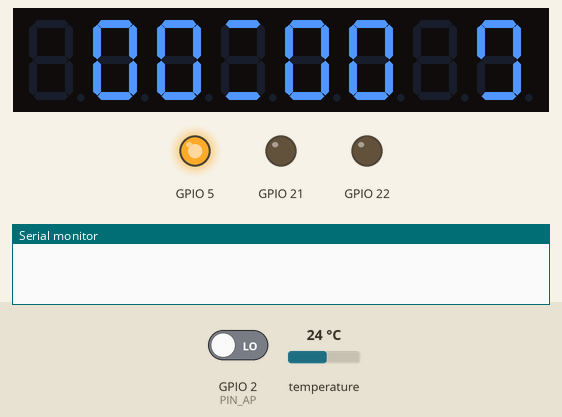
Simulated run of this sketch. Board: ESP32. Parts: 8-digit seven-segment display, output pins drawn as LEDs (lit = HIGH), the last lines printed to the serial monitor. Inputs (shaded band) come from the test bench; at power-on: temperature 24 °C, GPIO 2 (PIN_AP) LOW. WiFi joins after 1.5 s; servers stay silent unless stated; no MQTT or app messages arrive unless stated. At 8.8 s the program restarts the board; the recording ends there.

Above: at 1.7 s.
1.8 s: temperature set to 12 °C
At 4.3 s:
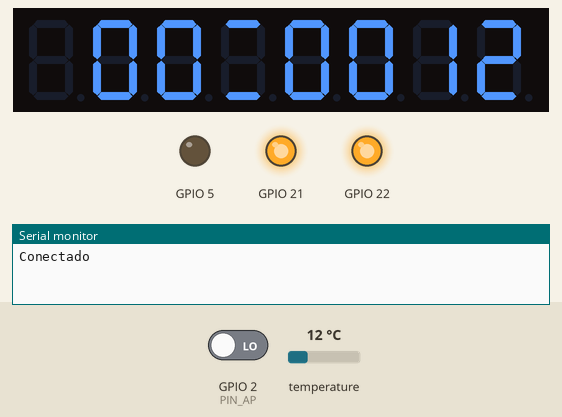
4.8 s: temperature set to 19 °C
At 6.3 s:
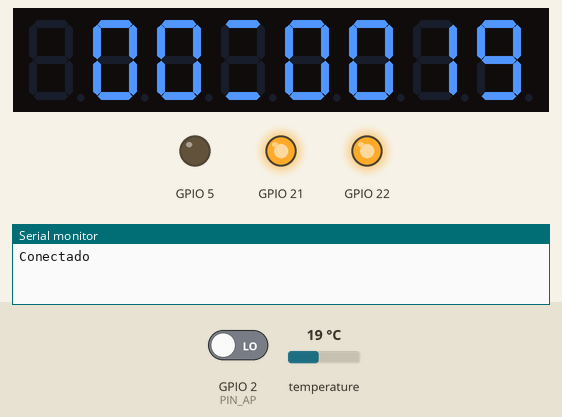
7.0 s: temperature set to 28 °C
At 8.5 s:
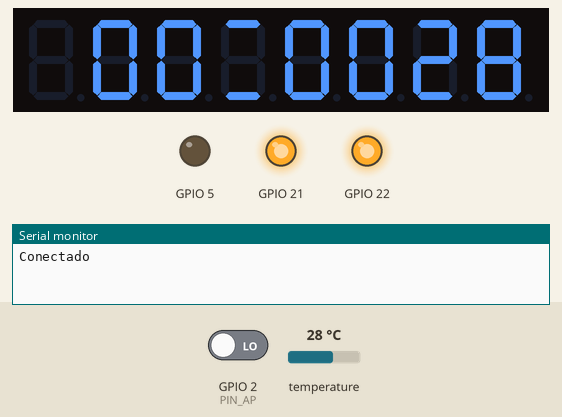
8.8 s: GPIO 2 (PIN_AP) driven HIGH
Timing chart, 0 to 8.8 s (numbered marks = the images above; inputs shaded):
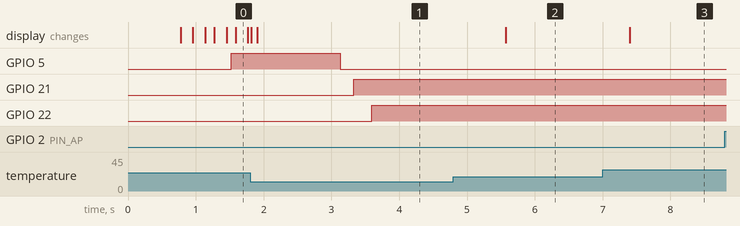

The sketch:

Iniciacao_6.0.ino
```cpp
#include <WiFi.h>
#include <DNSServer.h>
#include <WebServer.h>
#include <WiFiManager.h>
#include <LedControl.h>
#include <OneWire.h>
#include <DallasTemperature.h>
#include <WiFi.h>
#include <PubSubClient.h>

//flag para indicar se foi salva uma nova configuração de rede
bool shouldSaveConfig = false;

String ID = "Placar1/";
const char* mqttServer = "m15.cloudmqtt.com";
const int mqttPort = 17812;
const char* mqttUser = "ruzejjkv";
const char* mqttPassword = "e0FRh1Ve8RhG";
String To1 = String(ID) + "Temperatura";
const char* Topico1 = To1.c_str(); //Temperatura
String To2 = String(ID) + "Score_A";
const char* Topico2 = To2.c_str(); //Score_A
String To3 = String(ID) + "Set1_A";
const char* Topico3 = To3.c_str(); //Set1_A
String To4 = String(ID) + "Set2_A";
const char* Topico4 = To4.c_str(); //Set2_A
String To5 = String(ID) + "Set3_A";
const char* Topico5 = To5.c_str(); //Set3_A
String To6 = String(ID) + "Score_B";
const char* Topico6 = To6.c_str(); //Score_B
String To7 = String(ID) + "Set1_B";
const char* Topico7 = To7.c_str(); //Set1_B
String To8 = String(ID) + "Set2_B";
const char* Topico8 = To8.c_str(); //Set2_B
String To9 = String(ID) + "Set3_B";
const char* Topico9 = To9.c_str(); //Set3_B
String To10 = String(ID) + "Horas";
const char* Topico10 = To10.c_str(); //Horas
String To11 = String(ID) + "Minutos";
const char* Topico11 = To11.c_str(); //Minutos
String To12 = String(ID) + "Segundos";
const char* Topico12 = To12.c_str(); //Segundos
String To13 = String(ID) + "Inicio";
const char* Topico13 = To13.c_str(); //Inicio
String To14 = String(ID) + "Zera";
const char* Topico14 = To14.c_str(); //Zera
String To15 = String(ID) + "Sacador";
const char* Topico15 = To15.c_str(); //Sacador
String To16 = String(ID) + "Inte";
const char* Topico16 = To16.c_str(); //Inte
String To17 = String(ID) + "Crono";
const char* Topico17 = To17.c_str(); //Crono

WiFiClient espClient;
PubSubClient client(espClient);

#define DEBUG
#define ONE_WIRE_BUS 4

OneWire oneWire(ONE_WIRE_BUS);
DallasTemperature sensors(&oneWire);
DeviceAddress sensor1 = { 0x28, 0x4C, 0xE3, 0x70, 0x9, 0x0, 0x0, 0xA4 };
LedControl lc = LedControl(23, 18, 15, 1);
WiFiManager wifiManager;

//pino do botão
const int PIN_AP = 2;

//Variáveis que indicam o núcleo
static uint8_t Nucleo_Zero = 0;
static uint8_t Nucleo_Um  = 1;

//Variáveis compartilhadas pelos núcleos
int Score_A = 0, Set1_A = 0, Set2_A = 0, Set3_A = 0; //Jogador A
int Score_B = 0, Set1_B = 0, Set2_B = 0, Set3_B = 0; //Jogador B
int Horas = 0, Minutos = 0, Segundos = 0, Inicio = 0, Zera = 0; // Contagem de tempo
int Sacador = 0;
int Inte = 15; // Intensidade dos displays 0~15

//Variáveis locais
int i = 0, z = 1, esq = 0, cr = 0, Inicr = 0, infoA = 0;
float passaTemp;
float by = 0;

String RAP = String(ID) + "AP";
const char* RedeAp = RAP.c_str();

void setAPCallback(void (*func)(WiFiManager*));
void setSaveConfigCallback(void (*func)(void));

void setup() {
  Serial.begin(9600);
  pinMode(PIN_AP, INPUT);
  WiFiManager wifiManager;
  //  wifiManager.resetSettings(); //caso tiver salvo alguma rede para conectar automaticamente, ela é apagada.
  wifiManager.setAPCallback(configModeCallback);
  wifiManager.setSaveConfigCallback(saveConfigCallback);
  lc.shutdown(0, false);
  lc.clearDisplay(0);
  lc.shutdown(1, false);
  lc.clearDisplay(1);
  lc.shutdown(2, false);
  lc.clearDisplay(2);
  sensors.begin();
  pinMode(21, OUTPUT);
  pinMode(22, OUTPUT);
  pinMode(5, OUTPUT);
  client.subscribe(Topico1);
  client.subscribe(Topico2);
  client.subscribe(Topico3);
  client.subscribe(Topico4);
  client.subscribe(Topico5);
  client.subscribe(Topico6);
  client.subscribe(Topico7);
  client.subscribe(Topico8);
  client.subscribe(Topico9);
  client.subscribe(Topico10);
  client.subscribe(Topico11);
  client.subscribe(Topico12);
  client.subscribe(Topico13);
  client.subscribe(Topico14);
  client.subscribe(Topico15);
  client.subscribe(Topico16);
  client.subscribe(Topico17);
  client.setCallback(callback);
  xTaskCreatePinnedToCore(Tempo_Jogo, "Tempo", 1000, NULL, 3, NULL, Nucleo_Zero);
  xTaskCreatePinnedToCore(Jogador_A, "Jogador_A", 1000, NULL, 2, NULL, Nucleo_Zero);
  xTaskCreatePinnedToCore(Jogador_B, "Jogador_B", 1000, NULL, 2, NULL, Nucleo_Zero);
  xTaskCreatePinnedToCore(Saque, "Saque", 1000, NULL, 2, NULL, Nucleo_Zero);
  xTaskCreatePinnedToCore(Temperatura, "Temperatura", 1000, NULL, 1, NULL, Nucleo_Zero);
  xTaskCreatePinnedToCore(SetIntensidade, "SetIntensidade", 1000, NULL, 1, NULL, Nucleo_Zero);
  delay(500);
}

void loop() {
  WiFiManager wifiManager;
  if ( digitalRead(PIN_AP) == HIGH ) {
    Serial.println("resetar");
    digitalWrite(5, HIGH);
    if (!wifiManager.startConfigPortal(RedeAp) ) {
      Serial.println("Falha ao conectar");
      delay(2000);
      ESP.restart();
      delay(1000);
    }
    Serial.println(wifiManager.getSSID());
    Serial.println(wifiManager.getPassword());
    Serial.println("Conectou!!!");
    digitalWrite(5, LOW);
    ESP.restart();
  }
  MQTT();
  if (esq == 100) {
    by = passaTemp;
    char b[6];
    char convertido[16];
    sprintf(b, "%.1f", by);
    client.publish(Topico1, b);
    esq = 0;
  }
  esq ++;
  if (cr == 10) {
    if (Segundos != Inicr) {
      Inicr = Segundos;
      char c[10];
      sprintf(c, "%d:%d:%d", Horas, Minutos, Inicr);
      client.publish(Topico17, c);
    }
    cr = 0;
  }
  cr ++;
  client.loop();
}

void configModeCallback (WiFiManager *myWiFiManager) {
  Serial.println("Entrou no modo de configuração");
  digitalWrite(5, HIGH);
  Serial.println(WiFi.softAPIP()); //imprime o IP do AP
  Serial.println(myWiFiManager->getConfigPortalSSID()); //imprime o SSID criado da rede

}

void saveConfigCallback () {
  //  Serial.println("Should save config");
  Serial.println("Configuração salva");
  digitalWrite(5, LOW);
  Serial.println(WiFi.softAPIP()); //imprime o IP do AP
}

void callback(char* topic, byte* payload, unsigned int length) {
  payload[length] = '\0';
  if (strcmp(topic, Topico2) == 0) {
    String Sco_A = String((char*)payload);
    Score_A = atoi(Sco_A.c_str());
  }
  if (strcmp(topic, Topico3) == 0) {
    String Set1A = String((char*)payload);
    Set1_A = atoi(Set1A.c_str());
  }
  if (strcmp(topic, Topico4) == 0) {
    String Set2A = String((char*)payload);
    Set2_A = atoi(Set2A.c_str());
  }
  if (strcmp(topic, Topico5) == 0) {
    String Set3A = String((char*)payload);
    Set3_A = atoi(Set3A.c_str());
  }
  if (strcmp(topic, Topico6) == 0) {
    String Sco_B = String((char*)payload);
    Score_B = atoi(Sco_B.c_str());
  }
  if (strcmp(topic, Topico7) == 0) {
    String Set1B = String((char*)payload);
    Set1_B = atoi(Set1B.c_str());
  }
  if (strcmp(topic, Topico8) == 0) {
    String Set2B = String((char*)payload);
    Set2_B = atoi(Set2B.c_str());
  }
  if (strcmp(topic, Topico9) == 0) {
    String Set3B = String((char*)payload);
    Set3_B = atoi(Set3B.c_str());
  }
  if (strcmp(topic, Topico10) == 0) {
    String Hor = String((char*)payload);
    Horas = atoi(Hor.c_str());
  }
  if (strcmp(topic, Topico11) == 0) {
    String Minuts = String((char*)payload);
    Minutos = atoi(Minuts.c_str());
  }
  if (strcmp(topic, Topico12) == 0) {
    String Segunds = String((char*)payload);
    Segundos = atoi(Segunds.c_str());
  }
  if (strcmp(topic, Topico13) == 0) {
    String Inii = String((char*)payload);
    Inicio = atoi(Inii.c_str());
  }
  if (strcmp(topic, Topico14) == 0) {
    String Zer = String((char*)payload);
    Zera = atoi(Zer.c_str());
  }
  if (strcmp(topic, Topico15) == 0) {
    String Sac = String((char*)payload);
    Sacador = atoi(Sac.c_str());
  }
  if (strcmp(topic, Topico16) == 0) {
    String Intensidade = String((char*)payload);
    Inte = atoi(Intensidade.c_str());
  }
}

void MQTT(void) {
  if (WiFi.status() != WL_CONNECTED || infoA == 0) {
    digitalWrite(22, LOW);
    delay(1000);
    if (infoA == 0) {
      digitalWrite(5, HIGH);
      delay(100);
      wifiManager.autoConnect(RedeAp);
      digitalWrite(5, LOW);
    }
    if (WiFi.status() != WL_CONNECTED) {
      Serial.println("Reconectando a rede");
      digitalWrite(5, HIGH);
      WiFi.begin((wifiManager.getSSID()).c_str(), (wifiManager.getPassword()).c_str());
    }
    client.setServer(mqttServer, mqttPort);
    while (z) {
      digitalWrite(21, LOW);
      delay(200);
      digitalWrite(21, HIGH);
      delay(200);
      if (WiFi.status() == WL_CONNECTED) {
        z = 0;
        Serial.println("Conectado");
        digitalWrite(5, LOW);
      }
    }
    while (!client.connected()) {
      if (client.connect("ESP32Client", mqttUser, mqttPassword )) {
        client.subscribe(Topico1, 1);
        client.subscribe(Topico2, 1);
        client.subscribe(Topico3, 1);
        client.subscribe(Topico4, 1);
        client.subscribe(Topico5, 1);
        client.subscribe(Topico6, 1);
        client.subscribe(Topico7, 1);
        client.subscribe(Topico8, 1);
        client.subscribe(Topico9, 1);
        client.subscribe(Topico10, 1);
        client.subscribe(Topico11, 1);
        client.subscribe(Topico12, 1);
        client.subscribe(Topico13, 1);
        client.subscribe(Topico14, 1);
        client.subscribe(Topico15, 1);
        client.subscribe(Topico16, 1);
        client.subscribe(Topico17, 1);
        digitalWrite(22, HIGH);
      }
    }
    z = 1;
    infoA = 1;
  }
  delay(100);
}

void Jogador_A(void* pvParameters) {
  int display_A = 1;
  while (1) {
    int Score_inteiroA = Score_A / 10;
    int Score_sobraA = Score_A % 10;
    lc.setDigit(display_A, 0, Score_sobraA, false);
    lc.setDigit(display_A, 1, Score_inteiroA, false);
    lc.setDigit(display_A, 2, Set3_A, false);
    lc.setDigit(display_A, 3, Set2_A, false);
    lc.setDigit(display_A, 4, Set1_A, false);
    delay(100);
  }
}
void Jogador_B(void* pvParameters) {
  int display_B = 2;
  while (1) {
    int Score_inteiroB = Score_B / 10;
    int Score_sobraB = Score_B % 10;
    lc.setDigit(display_B, 0, Score_sobraB, false);
    lc.setDigit(display_B, 1, Score_inteiroB, false);
    lc.setDigit(display_B, 2, Set3_B, false);
    lc.setDigit(display_B, 3, Set2_B, false);
    lc.setDigit(display_B, 4, Set1_B, false);
    delay(100);
  }
}
void Saque(void* pvParameters) {
  int display_AS = 1;
  int display_BS = 2;
  while (1) {
    if (Sacador == 1) {
      lc.setRow(display_AS, 5, B00000001);
      lc.setRow(display_BS, 5, B00000000);
    }
    else if (Sacador == 2) {
      lc.setRow(display_AS, 5, B00000000);
      lc.setRow(display_BS, 5, B00000001);
    }
    else {
      lc.setRow(display_AS, 5, B00000000);
      lc.setRow(display_BS, 5, B00000000);
    }
    delay(100);
  }
}

void Temperatura(void* pvParameters) {
  int x = 45, loa = 0;
  int display_Temperatura = 0;
  while (1) {
    sensors.requestTemperatures();
    if (loa == 0) {
      lc.setRow(display_Temperatura, 1, B00010000);
      lc.setRow(display_Temperatura, 0, B00000000);
      delay(x);
      lc.setRow(display_Temperatura, 1, B00011000);
      lc.setRow(display_Temperatura, 0, B00000000);
      delay(x);
      lc.setRow(display_Temperatura, 1, B00011100);
      lc.setRow(display_Temperatura, 0, B00000000);
      delay(x);
      lc.setRow(display_Temperatura, 1, B00011110);
      lc.setRow(display_Temperatura, 0, B00000000);
      delay(x);
      lc.setRow(display_Temperatura, 1, B01011110);
      lc.setRow(display_Temperatura, 0, B00000000);
      delay(x);
      lc.setRow(display_Temperatura, 1, B01111110);
      lc.setRow(display_Temperatura, 0, B00000000);
      delay(x);
      lc.setRow(display_Temperatura, 1, B01111110);
      lc.setRow(display_Temperatura, 0, B00000100);
      delay(x);
      lc.setRow(display_Temperatura, 1, B01111110);
      lc.setRow(display_Temperatura, 0, B00001100);
      delay(x);
      lc.setRow(display_Temperatura, 1, B01111110);
      lc.setRow(display_Temperatura, 0, B00011100);
      delay(x);
      lc.setRow(display_Temperatura, 1, B01111110);
      lc.setRow(display_Temperatura, 0, B00111100);
      delay(x);
      lc.setRow(display_Temperatura, 1, B01111110);
      lc.setRow(display_Temperatura, 0, B01111100);
      delay(x);
      lc.setRow(display_Temperatura, 1, B01111110);
      lc.setRow(display_Temperatura, 0, B01111110);
      delay(x);
      lc.setRow(display_Temperatura, 1, B01101110);
      lc.setRow(display_Temperatura, 0, B01111110);
      delay(x);
      lc.setRow(display_Temperatura, 1, B01100110);
      lc.setRow(display_Temperatura, 0, B01111110);
      delay(x);
      lc.setRow(display_Temperatura, 1, B01100010);
      lc.setRow(display_Temperatura, 0, B01111110);
      delay(x);
      lc.setRow(display_Temperatura, 1, B01100000);
      lc.setRow(display_Temperatura, 0, B01111110);
      delay(x);
      lc.setRow(display_Temperatura, 1, B00100000);
      lc.setRow(display_Temperatura, 0, B01111110);
      delay(x);
      lc.setRow(display_Temperatura, 1, B00000000);
      lc.setRow(display_Temperatura, 0, B01111110);
      delay(x);
      lc.setRow(display_Temperatura, 1, B00000000);
      lc.setRow(display_Temperatura, 0, B01111010);
      delay(x);
      lc.setRow(display_Temperatura, 1, B00000000);
      lc.setRow(display_Temperatura, 0, B01110010);
      delay(x);
      lc.setRow(display_Temperatura, 1, B00000000);
      lc.setRow(display_Temperatura, 0, B01100010);
      delay(x);
      lc.setRow(display_Temperatura, 1, B00000000);
      lc.setRow(display_Temperatura, 0, B01000010);
      delay(x);
      lc.setRow(display_Temperatura, 1, B00000000);
      lc.setRow(display_Temperatura, 0, B00000010);
      delay(x);
      lc.setRow(display_Temperatura, 1, B00000000);
      lc.setRow(display_Temperatura, 0, B00000000);
      delay(x);
      loa = 1;
    }
    if (sensors.getTempC(sensor1) >= 10.0 && sensors.getTempC(sensor1) < 100) {
      int Cel = (int)sensors.getTempC(sensor1) / 10;
      int Cel2 = (int)sensors.getTempC(sensor1) % 10;
      lc.setDigit(display_Temperatura, 1, Cel, false);
      lc.setDigit(display_Temperatura, 0, Cel2, false);
      passaTemp = (sensors.getTempC(sensor1));
      delay(100);
    }
    else if (sensors.getTempC(sensor1) < 10.0 && sensors.getTempC(sensor1) > -1) {
      int u = (int)(sensors.getTempC(sensor1) * 10) / 10;
      int o = (int)(sensors.getTempC(sensor1) * 10) % 10;
      lc.setDigit(display_Temperatura, 1, u, true);
      lc.setDigit(display_Temperatura, 0, o, false);
      delay(100);
    }
    else {
      int neg = (int)(sensors.getTempC(sensor1) * (-1) * 10) / 10;
      lc.setRow(display_Temperatura, 1, B00000001);
      lc.setDigit(display_Temperatura, 0, neg, false);
      delay(100);
    }
  }
}

void Tempo_Jogo(void* pvParameters) {
  int display_Tempo = 0;
  while (1) {
    if (Zera == 0) {
      if (Inicio == 0) {
        int Minutos_int = Minutos / 10;
        int Minutos_sobra = Minutos % 10;
        int Horas_int = Horas / 10;
        int Horas_sobra = Horas % 10;
        lc.setDigit(display_Tempo, 2, Minutos_sobra, false);
        lc.setDigit(display_Tempo, 3, Minutos_int, false);
        lc.setDigit(display_Tempo, 5, Horas_sobra, false);
        lc.setDigit(display_Tempo, 6, Horas_int, false);
        lc.setRow(display_Tempo, 4, B01001000);
        delay(100);
      }
      else if (Inicio == 1) {
        if (Segundos == 60) {
          Minutos ++;
          Segundos = 0;
        }
        else if (Minutos == 60) {
          Horas ++;
          Minutos = 0;
        }
        else if (Horas == 24) {
          Horas = 0;
        }
        int Minutos_int = Minutos / 10;
        int Minutos_sobra = Minutos % 10;
        int Horas_int = Horas / 10;
        int Horas_sobra = Horas % 10;
        lc.setDigit(display_Tempo, 2, Minutos_sobra, false);
        lc.setDigit(display_Tempo, 3, Minutos_int, false);
        lc.setDigit(display_Tempo, 5, Horas_sobra, false);
        lc.setDigit(display_Tempo, 6, Horas_int, false);
        Segundos ++;
        lc.setRow(display_Tempo, 4, B01001000);
        delay(500);
        lc.setRow(display_Tempo, 4, B00000000);
        delay(500);
      }
    }
    else if (Zera == 1) {
      Horas = 0;
      Minutos = 0;
      Segundos = 0;
      Zera = 0;
      delay(100);
    }
  }
}

void SetIntensidade(void* pvParameters) {
  while (1) {
    lc.setIntensity(0, Inte);
    lc.setIntensity(1, Inte);
    lc.setIntensity(2, Inte);
    delay(100);
  }
}
```

Measured:
- after the input at 4.8 s, the display: changes after 0.77 s (image 2)
- after the input at 7.0 s, the display: changes after 0.40 s (image 3)
